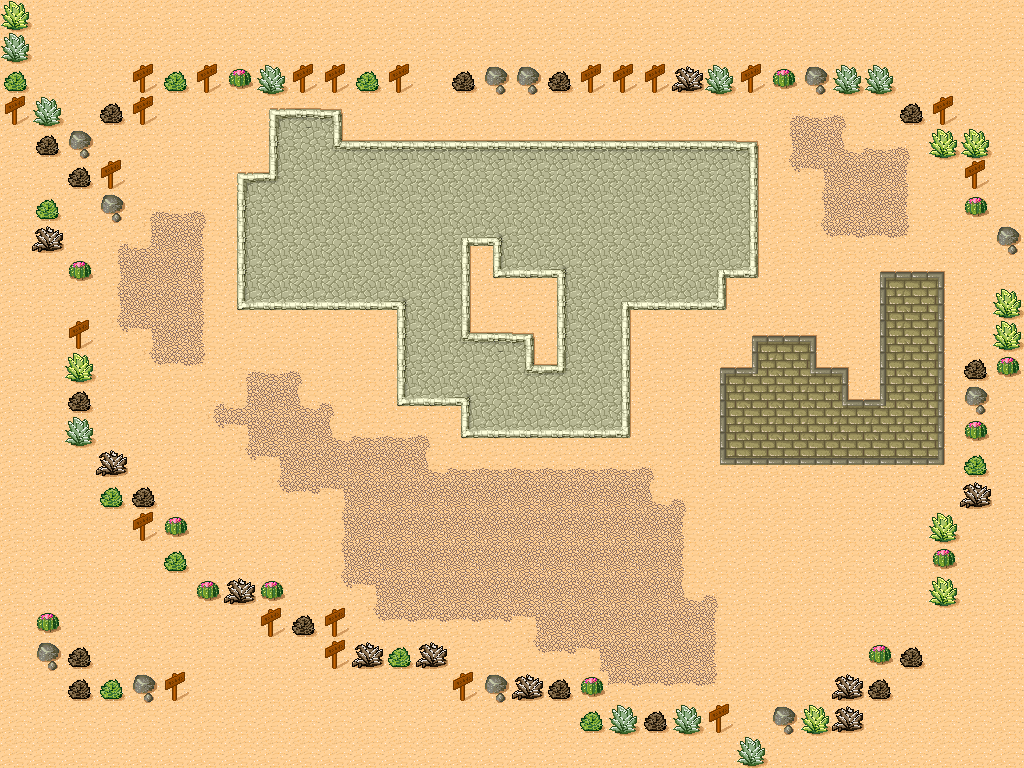

Tiled map render using the project's own tile images. Description and the map definition, with tile-layer contents summarised, below:
An orthogonal 32x24 tile map with 32x32 px tiles, 1 tile layer (scene) and 2 objects (color, player).

<map version="1.0" orientation="orthogonal" renderorder="right-down" width="32" height="24" tilewidth="32" tileheight="32" nextobjectid="4">
 <properties>
  <property name="type" value="map" />
 </properties>
 <tileset firstgid="1" name="tmw_desert_spacing" tilewidth="32" tileheight="32" spacing="1" margin="1" tilecount="48" columns="8">
  <image source="tmw_desert_spacing.png" width="265" height="199" />
  <terraintypes>
   <terrain name="t" tile="29" />
   <terrain name="t1" tile="9" />
   <terrain name="t2" tile="33" />
   <terrain name="t3" tile="14" />
  </terraintypes>
  <tile id="0" terrain="0,0,0,1">
   <properties>
    <property name="type" value="graph" />
   </properties>
  </tile>
  <tile id="1" terrain="0,0,1,1">
   <properties>
    <property name="type" value="graph1" />
   </properties>
  </tile>
  <tile id="2" terrain="0,0,1,0" />
  <tile id="3" terrain="3,3,3,0" />
  <tile id="4" terrain="3,3,0,3" />
  <tile id="5" terrain="0,0,0,3" />
  <tile id="6" terrain="0,0,3,3" />
  <tile id="7" terrain="0,0,3,0" />
  <tile id="8" terrain="0,1,0,1">
   <properties>
    <property name="type" value="graph2" />
   </properties>
  </tile>
  <tile id="9" terrain="1,1,1,1" />
  <tile id="10" terrain="1,0,1,0" />
  <tile id="11" terrain="3,0,3,3" />
  <tile id="12" terrain="0,3,3,3" />
  <tile id="13" terrain="0,3,0,3" />
  <tile id="14" terrain="3,3,3,3" />
  <tile id="15" terrain="3,0,3,0" />
  <tile id="16" terrain="0,1,0,0" />
  <tile id="17" terrain="1,1,0,0" />
  <tile id="18" terrain="1,0,0,0" />
  <tile id="19" terrain="1,1,1,0" />
  <tile id="20" terrain="1,1,0,1" />
  <tile id="21" terrain="0,3,0,0" />
  <tile id="22" terrain="3,3,0,0" />
  <tile id="23" terrain="3,0,0,0" />
  <tile id="24" terrain="0,0,0,2" />
  <tile id="25" terrain="0,0,2,2" />
  <tile id="26" terrain="0,0,2,0" />
  <tile id="27" terrain="1,0,1,1" />
  <tile id="28" terrain="0,1,1,1" />
  <tile id="29" terrain="0,0,0,0" />
  <tile id="32" terrain="0,2,0,2" />
  <tile id="33" terrain="2,2,2,2">
   <properties>
    <property name="movable" value="true" />
   </properties>
  </tile>
  <tile id="34" terrain="2,0,2,0" />
  <tile id="35" terrain="2,2,2,0" />
  <tile id="36" terrain="2,2,0,2" />
  <tile id="40" terrain="0,2,0,0" />
  <tile id="41" terrain="2,2,0,0" />
  <tile id="42" terrain="2,0,0,0" />
  <tile id="43" terrain="2,0,2,2" />
  <tile id="44" terrain="0,2,2,2" />
 </tileset>
 <layer name="scene" width="32" height="24">
  <properties>
   <property name="type" value="layer" />
  </properties>
  <data>[768 cells, 768 non-empty, 45 distinct tile ids]</data>
 </layer>
 <objectgroup name="object">
  <properties>
   <property name="type" value="object" />
  </properties>
  <object id="1" name="color" x="360" y="487" width="158" height="90" />
  <object id="2" name="player" x="619" y="209">
   <ellipse />
  </object>
 </objectgroup>
</map>
